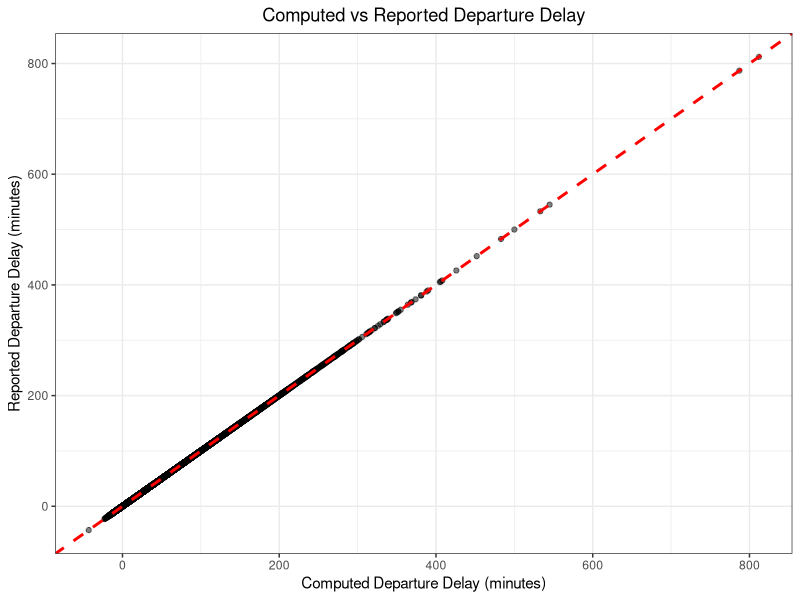
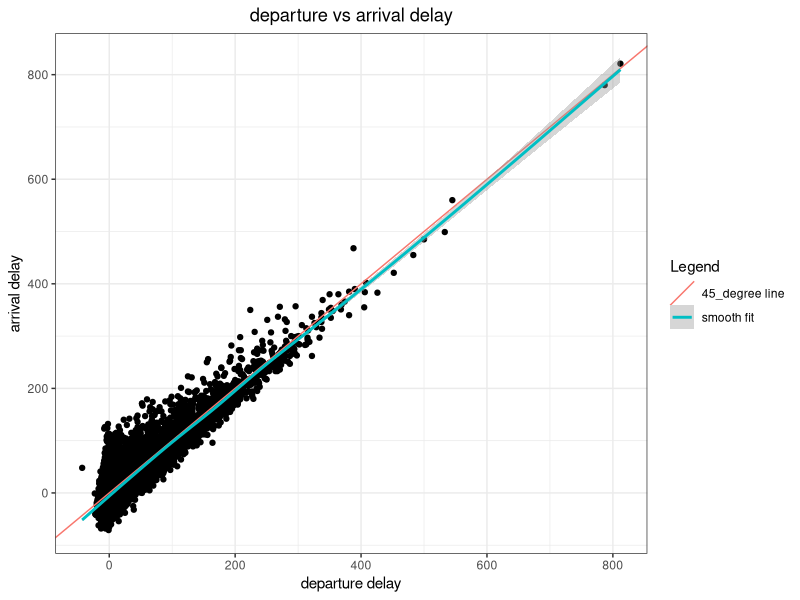
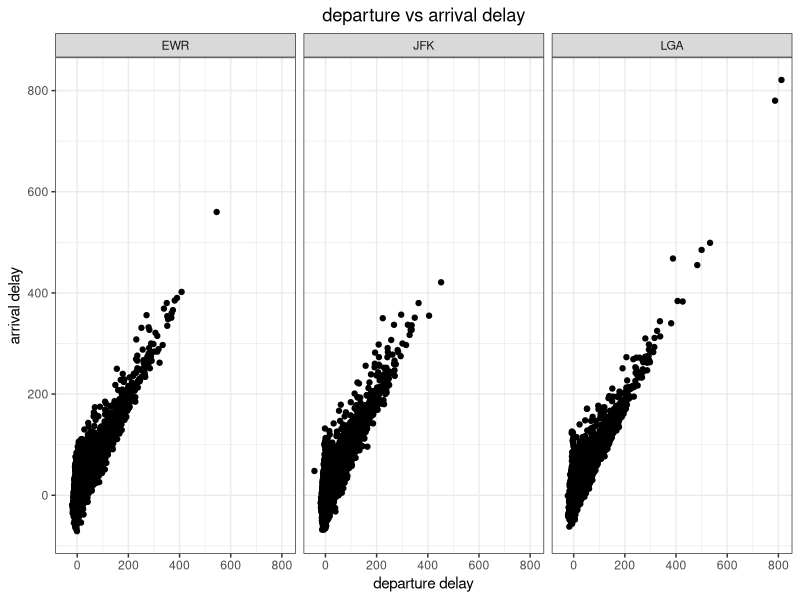

The R script that drew these images, in order:
## ---- chunk 1
options(scipen = 0, digits = 3) # controls number of significant digits printed
ggplot2::theme_set(ggplot2::theme_bw()) # set ggplot theme
options(warn=-1) # optional, to suppress warnings; comment out if you want to see warnings
## ---- chunk 2
vec1 = rev(seq(0, 200, 13)) # descend the sequence with step as 13
vec1
## ---- chunk 3
# repeat 1 to 25 times given 25 odd numbers between 101 to 149
vec2 = rep(seq(101,149,2), times= seq(1,25))  
vec2
## ---- chunk 4
library(tidyverse)
flight_raw = read_csv("NYCflights13sub.csv")
dim(flight_raw) # It has 33672 rows and 19 columns
flight_raw

# Select numeric/categorical columns
num_col_flight = select(flight_raw, where(is.numeric))
numeric_cols = names(num_col_flight)
cat_cols = setdiff(names(flight_raw), numeric_cols)
print(numeric_cols) # These are numeric columns
print(cat_cols) # These are categorical columns
## ---- chunk 5
# Use drop_na, see documentation: https://tidyr.tidyverse.org/reference/drop_na.html
flights_clean = flight_raw |> drop_na(dep_delay, arr_delay, air_time)
print(flights_clean)

# Calculate number of rows removed
num_row_removed = nrow(flight_raw) - nrow(flights_clean)
print(num_row_removed)
## ---- chunk 6
# use summarize with n() for carrier counts
carrier_counts = flights_clean |> 
  summarize(carrier_counts = n(), .by = carrier) |> 
  arrange(desc(carrier_counts))

print(carrier_counts)

# get main carriers with at least 1000 flights 
main_carriers = carrier_counts |> filter(carrier_counts >= 1000) |> 
                         select(carrier)
print(main_carriers$carrier)
## ---- chunk 7
# Further filter flights_clean for main carrier
num_row_pre_filter = nrow(flights_clean)
flights_clean = flights_clean |> filter(carrier %in% main_carriers$carrier)
num_row_post_filter = nrow(flights_clean)
print(flights_clean)
print(num_row_pre_filter - num_row_post_filter)
## ---- chunk 8
# Check min/max value for dep_time 
min_max_dep_time = flights_clean |> 
  summarize(min_sch_dep = min(sched_dep_time),
            max_sch_dep = max(sched_dep_time),
            min_dep = min(dep_time),
            max_dep = max(dep_time)
  )
print(min_max_dep_time)
## ---- chunk 9
# Get dep_time and sched_dep_time hours and mins
flights_clean = flights_clean |> 
  mutate(
    dep_time_hr = dep_time %/% 100,
    dep_time_min = dep_time %% 100,
    sched_dep_time_hr = sched_dep_time %/% 100,
    sched_dep_time_min = sched_dep_time %% 100
  )


# get dep_delay_computed 
flights_clean = flights_clean |> 
  mutate(
    dep_delay_computed = (dep_time_hr - sched_dep_time_hr) * 60 + 
      dep_time_min - sched_dep_time_min,
    # assume the actual depart cannot be 10 hours before scheduled depart, we add
    # extra day (1440 min) for day difference
    dep_delay_computed = if_else(
      dep_delay_computed < -600, dep_delay_computed + 1440, dep_delay_computed
      )
  )

# get the ggplot 
ggplot(data=flights_clean) + 
  geom_point(mapping = aes(x=dep_delay_computed, y=dep_delay), alpha=0.5) +
  geom_abline(slope = 1, intercept = 0,
              color = "red", linetype = "dashed", linewidth = 1) +
  labs(
    title = "Computed vs Reported Departure Delay",
    x = "Computed Departure Delay (minutes)",
    y = "Reported Departure Delay (minutes)"
  ) + 
  theme(plot.title = element_text(hjust = 0.5))
## ---- chunk 10
ggplot(data=flights_clean, 
       mapping = aes(x=dep_delay, y=arr_delay)) +
  geom_point() + 
  geom_abline(aes(slope = 1, intercept = 0, color="45_degree line")) +
  geom_smooth(aes(color = "smooth fit"))+
  labs(title = "departure vs arrival delay",
       x = "departure delay",
       y = "arrival delay",
       color = "Legend" ) +
  theme(plot.title = element_text(hjust = 0.5))
## ---- chunk 11
ggplot(data=flights_clean, 
       mapping = aes(x=dep_delay, y=arr_delay)) +
  geom_point() + 
  labs(title = "departure vs arrival delay",
       x = "departure delay",
       y = "arrival delay") +
  theme(plot.title = element_text(hjust = 0.5)) + 
  facet_wrap(~origin)
